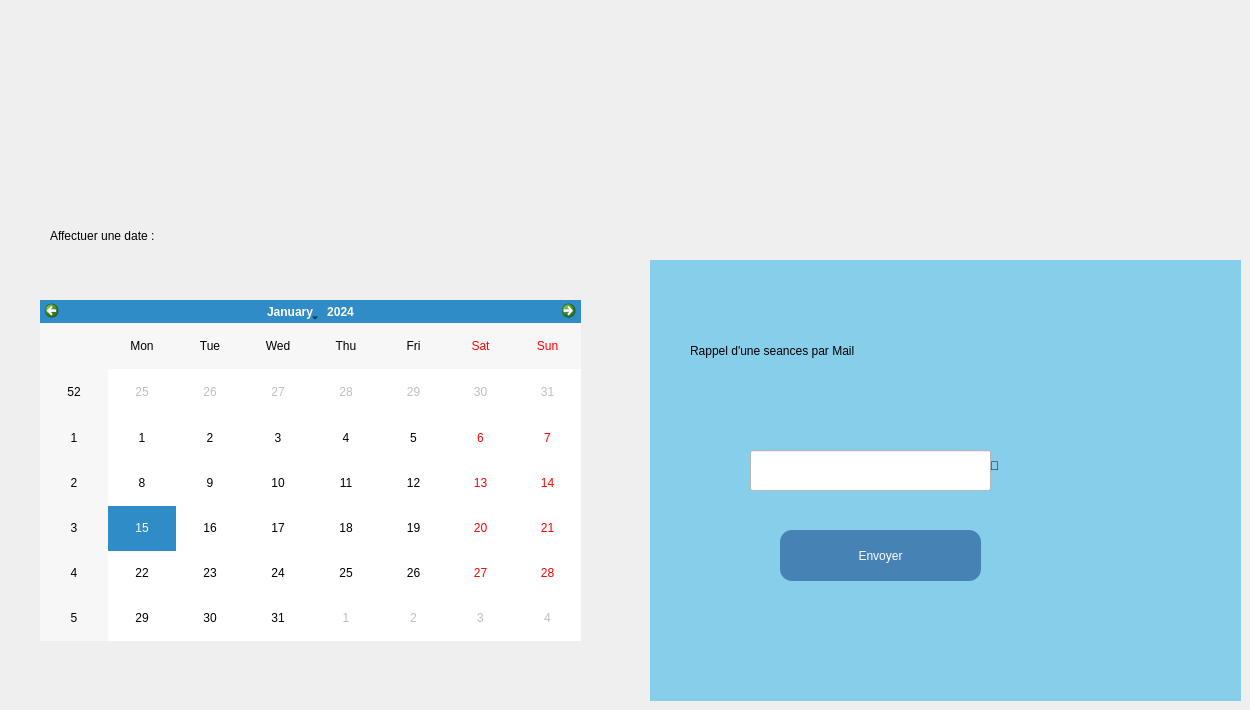
      <widget class="QWidget" name="tab_3">
       <attribute name="title">
        <string>Autres Métiers</string>
       </attribute>
       <widget class="QLabel" name="label_25">
        <property name="geometry">
         <rect>
          <x>50</x>
          <y>10</y>
          <width>1121</width>
          <height>181</height>
         </rect>
        </property>
        <property name="text">
         <string/>
        </property>
        <property name="pixmap">
         <pixmap>../WhatsApp Image 2025-09-24 at 15.27.43.jpeg</pixmap>
        </property>
       </widget>
       <widget class="QCalendarWidget" name="calendarWidget">
        <property name="geometry">
         <rect>
          <x>40</x>
          <y>300</y>
          <width>541</width>
          <height>341</height>
         </rect>
        </property>
       </widget>
       <widget class="QLabel" name="label_6">
        <property name="geometry">
         <rect>
          <x>50</x>
          <y>210</y>
          <width>381</width>
          <height>51</height>
         </rect>
        </property>
        <property name="styleSheet">
         <string notr="true">font: 900 16pt &quot;Segoe UI&quot;;</string>
        </property>
        <property name="text">
         <string>Affectuer une date :</string>
        </property>
       </widget>
       <widget class="QWidget" name="widget" native="true">
        <property name="geometry">
         <rect>
          <x>650</x>
          <y>260</y>
          <width>591</width>
          <height>441</height>
         </rect>
        </property>
        <property name="styleSheet">
         <string notr="true">background-color: rgb(135, 206, 235);</string>
        </property>
        <widget class="QLabel" name="label_23">
         <property name="geometry">
          <rect>
           <x>40</x>
           <y>60</y>
           <width>421</width>
           <height>61</height>
          </rect>
         </property>
         <property name="styleSheet">
          <string notr="true">font: 900 16pt &quot;Segoe UI&quot;;</string>
         </property>
         <property name="text">
          <string>Rappel d'une seances par Mail</string>
         </property>
        </widget>
        <widget class="QPushButton" name="pushButton">
         <property name="geometry">
          <rect>
           <x>130</x>
           <y>270</y>
           <width>201</width>
           <height>51</height>
          </rect>
         </property>
         <property name="styleSheet">
          <string notr="true">background-color: rgb(70, 130, 180);
font: 14pt &quot;Segoe UI&quot;;
font: 900 12pt &quot;Segoe UI&quot;;

    color: white;                /* لون النص */
    border-radius: 12px;         /* الحواف مدوّرة */
    padding: 8px 16px;
</string>
         </property>
         <property name="text">
          <string>Envoyer</string>
         </property>
        </widget>
        <widget class="QLabel" name="label_24">
         <property name="geometry">
          <rect>
           <x>340</x>
           <y>170</y>
           <width>141</width>
           <height>71</height>
          </rect>
         </property>
         <property name="styleSheet">
          <string notr="true">font: 20pt &quot;Segoe UI&quot;;</string>
         </property>
         <property name="text">
          <string>📧</string>
         </property>
        </widget>
        <widget class="QLineEdit" name="lineEdit_4">
         <property name="geometry">
          <rect>
           <x>100</x>
           <y>190</y>
           <width>241</width>
           <height>41</height>
          </rect>
         </property>
         <property name="styleSheet">
          <string notr="true">background-color: rgb(255, 255, 255);</string>
         </property>
        </widget>
       </widget>
      </widget>
